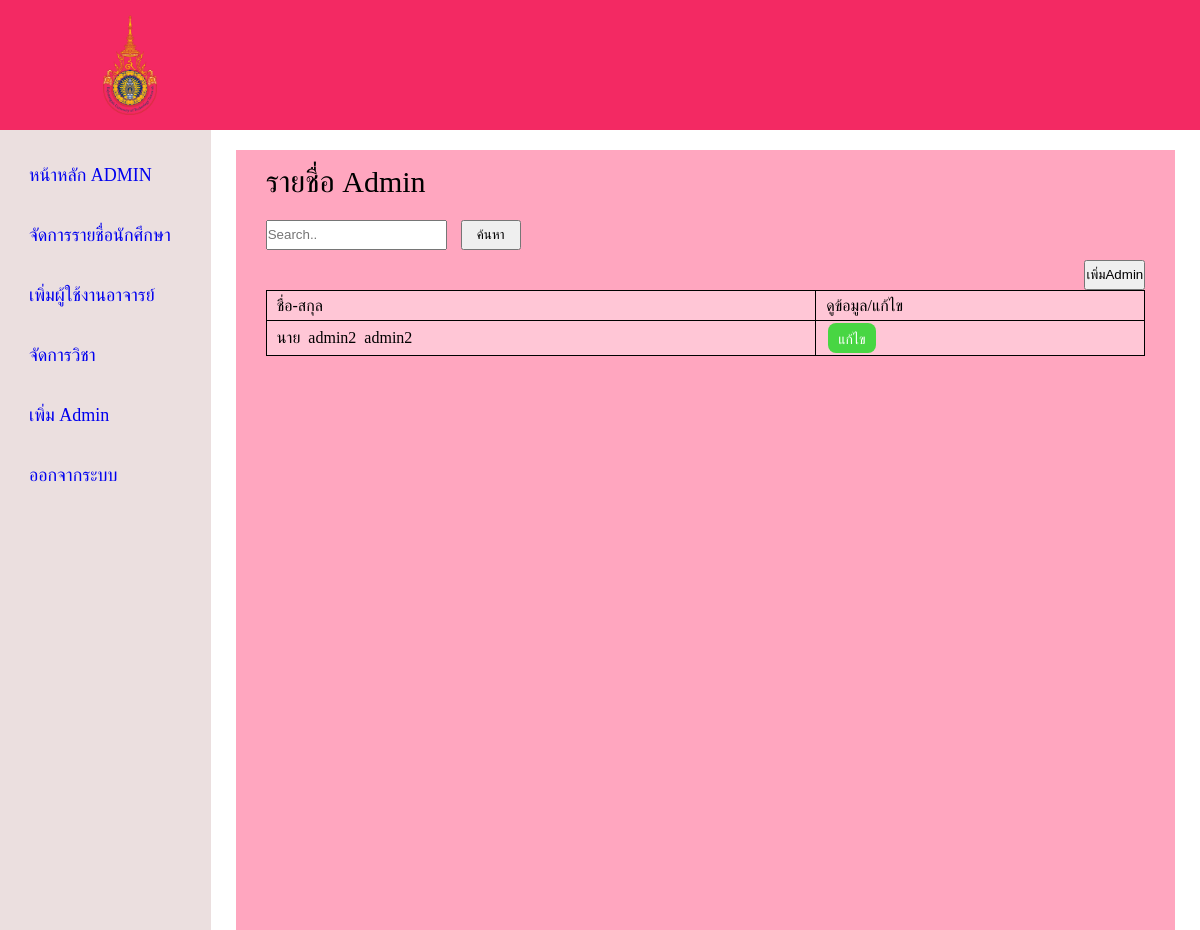
The app's page /admin/add-admin.php (signed in) with its own data.
### tables this page shows
CREATE TABLE `admin_list` (
  `Admin_id` int(11) NOT NULL,
  `User_id` int(11) NOT NULL,
  `Prefix` text NOT NULL,
  `Fname` varchar(100) NOT NULL,
  `Lname` varchar(100) NOT NULL
);

### admin/add-admin.php (the view, shortened to what this page needs)
<?php
require '../connect.php';
if(isset($_POST['btn-search'])){
    $name = $_POST['searchA'];
    $sql = "SELECT * FROM admin_list WHERE Fname LIKE '%$name%' order by Fname ASC";
}
else{
    $sql = "SELECT * FROM admin_list";
}
$result = $connect->query($sql);
?>
<!DOCTYPE html>
<html lang="en">
<head>
    <link rel='stylesheet' type='text/css' media='screen' href='styleadmin.css'>
</head>
<body>
<header class="header">
        <img src="../picture/มหาวิทยาลัยเทคโนโลยีราชมงคลตะวันออก.png" class="logo">
        </header>
        <div class="container">
            <nav class="sidebar">
                <div class="menu-bar">
                    <div class="menu">
                        <ul class="menu-links">
                            <li class="link">
                                <a href ="admin_home.php">
                                    <span class="text nav-text">หน้าหลัก ADMIN</span>
                                </a>
                            </li>
                            <li class="link">
                                <a href ="admin_manageStd.php">
                                    <span class="text nav-text">จัดการรายชื่อนักศึกษา</span>
                                </a>
                            </li>
                            <li class="link">
                                <a href ="add-user-teacher.php">
                                    <span class="text nav-text">เพิ่มผู้ใช้งานอาจารย์</span>
                                </a>
                            </li>
                            <li class="link">
                                <a href ="Admin_manageSub.php">
                                    <span class="text nav-text">จัดการวิชา</span>
                                </a>
                            </li>
                            <li class="link">
                                <a href ="add-admin.php">
                                    <span class="text nav-text">เพิ่ม Admin</span>
                                </a>
                            </li>
                            <li class="link">
                                <a href ="logout.php">
                                    <span class="text nav-text">ออกจากระบบ</span>
                                </a>
                            </li>
                        </ul>
                    </div>
                </div>
            </nav>
            <section class="home">
                <div class= "container-box">
                    <span>รายชื่อ Admin</span>
                        <div class="search-name">
                            <form action = "add-admin.php" class = "" method = "POST">
                                <input type="text" placeholder = "Search.." name="searchA">
                                <input type="submit" value="ค้นหา" name="btn-search" class="btn-search">
                            </form>
                        </div>
                    <div class="box-add-admin">
                        <button id="btn-add-admin">เพิ่มAdmin</button>
                    </div>
                    <form action = "add-admin.php" class ="display-user-admin" method = "POST">
                        <table>
                            <tr>
                                <td>ชื่อ-สกุล</td>
                                <td>ดูข้อมูล/แก้ไข</td>
                            </tr>
                            <?php while($row = $result->fetch_assoc()): ?>
                            <tr>
                                <td><?php echo $row['Prefix'];echo "&nbsp&nbsp" ; echo $row['Fname']; echo "&nbsp&nbsp" ; echo $row['Lname'];?></td>
                                <td><a href = "edit-admin.php?GetID=<?php echo $row['User_id'] ?>" class = "edit-user-admin">แก้ไข</a></td>
                            </tr>
                            <?php endwhile ?>
                        </table>
                    </form>
                </div>
            </section>
</body>
</html>

### admin/styleadmin.css (style rules this page uses)
* { margin: 0; padding: 0; box-sizing: border-box; }
.header { display: flex; align-items: center; justify-content: space-between; background-color: #f32963; padding: 15px 80px; }
.logo { width: 100px; height: 100px; object-fit: contain; }
.container { display: flex; }
.sidebar { top: 0; left: 0; height: 100vh; width: 250px; padding: 10px 14px; background-color: rgba(228, 211, 211, 0.719); }
.sidebar li { height: 50px; margin-top: 10px; display: flex; list-style: none; align-items: center; font-size: 18px; }
.sidebar li a { width: 100%; height: 100%; padding-left: 15px; display: flex; align-items: center; text-decoration: none; border-radius: 5px; }
.menu-bar { width: 100%; }
.home { display: flex; justify-content: center; height: 100vh; width: 100%; }
.container-box { margin-top: 20px; padding: 15px 30px; width: 95%; background-color: #ffa6bf; }
.container-box span { font-size: 30px; }
.search-name { height: 50px; margin-top: 10px; display: flex; align-items: center; }
.btn-search { margin-left: 10px; width: 60px; }
table { width: 100%; border-collapse: collapse; }
td { height: 30px; padding-left: 10px; border:1px solid; vertical-align: center; }
.search-name input { height: 30px; }
.box-add-std,.box-add-sub,.box-add-teacher,.box-add-admin { width: 100%; height:30px; display: flex; justify-content: flex-end; }
.btn-edit-teacher,.btn-edit-subject,.edit-user-admin { background-color: #48d643; border-radius: 8px; border-style: none; box-sizing: border-box; color: #FFFFFF; cursor: pointer; display: inline-block; font-family: "Haas Grot Text R Web", "Helvetica Neue", Helvetica, Arial, sans-serif; font-size: 14px; font-weight: 500; line-height: 20px; list-style: none; margin: 0; outline: none; padding: 5px 10px; position: relative; text-align: center; text-decoration: none; transition: color 100ms; vertical-align: baseline; user-select: none; -webkit-user-select: none; touch-action: manipulation; margin: 2px; }
.display-user-admin { background-color: #ffc6d6 }

### records on screen
admin_list: Prefix "นาย", Fname "admin2", Lname "admin2"
